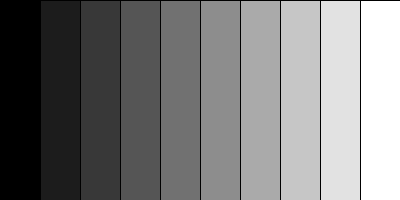
Frame 1 (no input)
Frame 60 (the mouse pressed at the canvas centre just before this capture): identical to frame 1, image omitted
Frame 120 (the mouse held since frame 60 and released just before this capture): identical to frame 1, image omitted

The Processing sketch that drew this single still picture (run headless with seeded random() and noise(); from frame 60 on, the mouse is pressed at the canvas centre):

// Processing sketch: ej11d_barrasConFor_map
// ── ej11d_barrasConFor_map.pde

//Estructuras repetitivas: CICLO FOR

int tamAncho;

void setup(){
  size( 400, 200 );
  
  tamAncho = width / 10;

}

void draw(){
  
  /* SINTAXIS CICLO FOR
  
  for(iniciador ; condición ; actualización){
    acciones;
  }
  
  */
  
  //ciclo for que se repite 10 veces: i = 0 hasta 9
  for( int i = 0 ; i < 10 ; i++ ){
    //calculos
    float m = map( i, 0, 9, 0, 255 );
    println( i + ": " + m );
    //dibujo
    fill( m );
    rect( i*tamAncho, 0, tamAncho, height );
  }
  
  
  //map() = escalar valores
  //float m = map( miValorAescalar, inicioEscala1, finEscala1, inicioEscala2, finEscala2 );
  
  //1er escala: 0-9 (iteraciones del for)
  //2da escala: 0-255 (rango de color)
  

}
